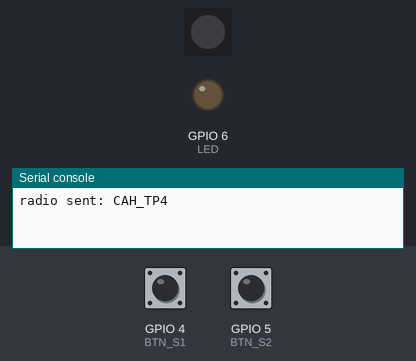
Recording of a program running on a simulated ESP32 board running MicroPython. Shown: 1 RGB LEDs in strip order, left to right, output pins drawn as LEDs (lit = HIGH), the last lines printed to the serial console. Inputs (shaded band) come from the test bench; at power-on: GPIO 5 (BTN_S2) HIGH, GPIO 4 (BTN_S1) HIGH. Dim RGB values are drawn brighter than linear; no radio messages arrive unless stated (any console line starting 'radio sent:' is added by the test bench).

Above: at 1.2 s.
1.3 s: GPIO 5 (BTN_S2) pulled LOW for 0.15 s
At 2.4 s:
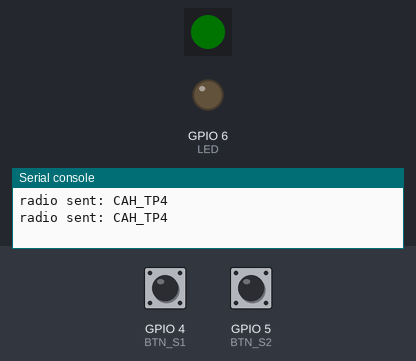
2.9 s: GPIO 5 (BTN_S2) pulled LOW for 1 s
At 3.6 s:
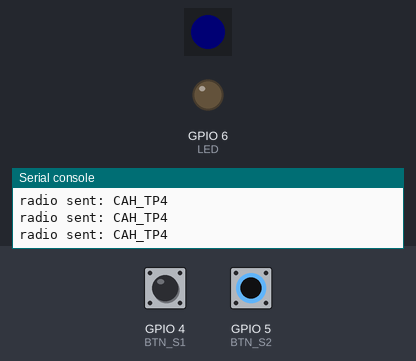
5.4 s: GPIO 5 (BTN_S2) pulled LOW for 0.15 s
At 6.6 s:
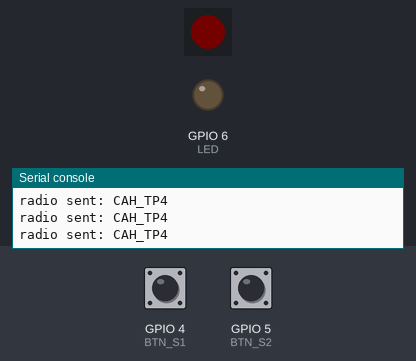
7.0 s: GPIO 4 (BTN_S1) pulled LOW for 0.15 s
At 7.9 s:
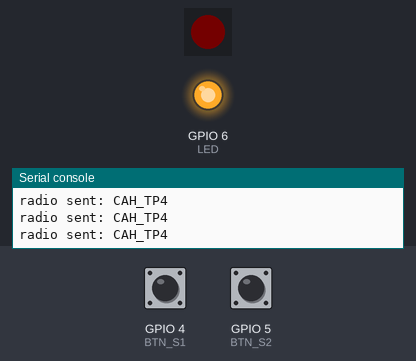
8.6 s: GPIO 5 (BTN_S2) pulled LOW for 3.2 s
At 9.1 s:
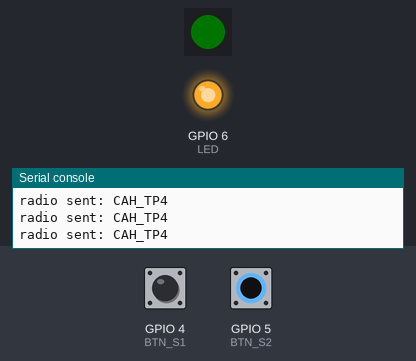
13.3 s: GPIO 4 (BTN_S1) pulled LOW for 1 s
At 13.9 s:
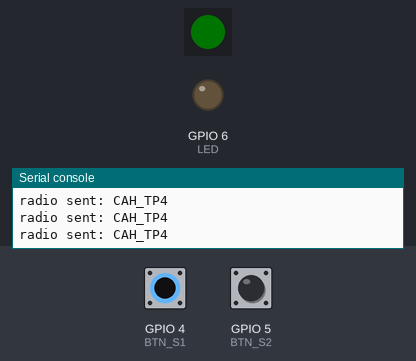
Timing chart, 0 to 16.3 s (numbered marks = the images above; inputs shaded):
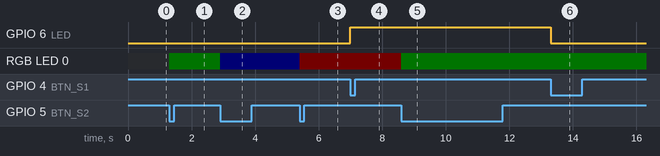

Measured:
- after the input at 1.3 s, RGB LED 0: off → RGB(0, 1, 0) at once
- after the input at 2.9 s, RGB LED 0: RGB(0, 1, 0) → RGB(0, 0, 1) at once
- after the input at 5.4 s, RGB LED 0: RGB(0, 0, 1) → RGB(1, 0, 0) at once
- after the input at 7.0 s, GPIO 6 (LED): LOW → HIGH at once
- after the input at 8.6 s, RGB LED 0: RGB(1, 0, 0) → RGB(0, 1, 0) at once
- after the input at 13.3 s, GPIO 6 (LED): HIGH → LOW at once

The program:

TP4_EMSY.py
```python
from machine import Pin
import time
import neopixel
import network, espnow

# Configuration IO
BTN_S1 = Pin(4, Pin.IN)
BTN_S2 = Pin(5, Pin.IN)
LED = Pin(6, Pin.OUT)
# Configuration pour la LED RGB
RGB_PIN = Pin(48, Pin.OUT)              # LED RGB (NeoPixel)
rgb = neopixel.NeoPixel(RGB_PIN, 1)     # 1 LED RGB

# Configuration pour la communication pour ESP-NOW
sta = network.WLAN(network.STA_IF)
sta.active(True)
sta.disconnect()

e = espnow.ESPNow()
e.active(True)

peer_bcast = b'\xff\xff\xff\xff\xff\xff'
e.add_peer(peer_bcast)

FILTER = b"CAH_TP4"         # b = objet de type bytes
CMD_COLOR = b"CHANGE_COLOR"

# Variables d'état
last_S1 = 1 # Boutons en Pull-up (repos à 1)
last_S2 = 1
led_val = 0 # LED D1 sur le devkit
color_index = 0 # index de la couleur de la LED RGB
colors = [(1, 0, 0), (0, 1, 0), (0, 0, 1)] # tableau des couleurs RGB

is_remote_mode = False # Variable pour le mode de fonctionnement
# Variable pour le clignotement
last_blink_time = 0
blink_state = False

# Gestion du Heartbeat et Timeout
last_send_time = 0
last_rx_time = 0
connection_timeout = 2000 # Retour au mode local après 2s sans signal

rgb[0] = (0, 0, 0)
rgb.write()

try:
    while True:
        now = time.ticks_ms()
        # lecture des valeurs des boutons
        current_S1 = BTN_S1.value()
        current_S2 = BTN_S2.value()

        # Signal de présence
        if time.ticks_diff(now, last_send_time) > 1000:
            try:
                e.send(peer_bcast, FILTER, False)
            except OSError:
                pass
            last_send_time = now

        # Réception du message d'identification
        host, msg = e.recv(0)
        if msg == FILTER:
            last_rx_time = now
            is_remote_mode = True

        # Action : Seulement si l'autre a appuyé sur S2
        if msg == CMD_COLOR:
            color_index = (color_index + 1) % len(colors)

        # détection de flanc S1
        if current_S1 == 0 and last_S1 != 0:
            led_val = not led_val
            LED.value(led_val)

        # fonctionnement en mode remote
        if is_remote_mode:
            # détection de flanc S2
            if current_S2 == 0 and last_S2 != 0:
                try:
                    e.send(peer_bcast, CMD_COLOR, False)
                except OSError:
                    pass

            # Clignotement à 2 Hz
            if time.ticks_diff(now, last_blink_time) > 250:
                blink_state = not blink_state
                if blink_state:
                    rgb[0] = colors[color_index]
                else:
                    rgb[0] = (0, 0, 0)
                rgb.write()
                last_blink_time = now

            # Vérification du Timeout
            if time.ticks_diff(now, last_rx_time) > connection_timeout:
                is_remote_mode = False
                print("Mode Local : Partenaire perdu")
                rgb[0] = colors[color_index]
                rgb.write()

        # fonctionnement en mode local
        else:
            if current_S2 == 0 and last_S2 != 0:
                color_index = (color_index + 1) % len(colors)
                rgb[0] = colors[color_index]
                rgb.write()

        # Sauvegarde de l'état actue des boutons
        last_S1 = current_S1
        last_S2 = current_S2
        time.sleep_ms(1)

except KeyboardInterrupt:
    print("Arrêt du script")
    rgb[0] = (0, 0, 0)
    rgb.write()
```
